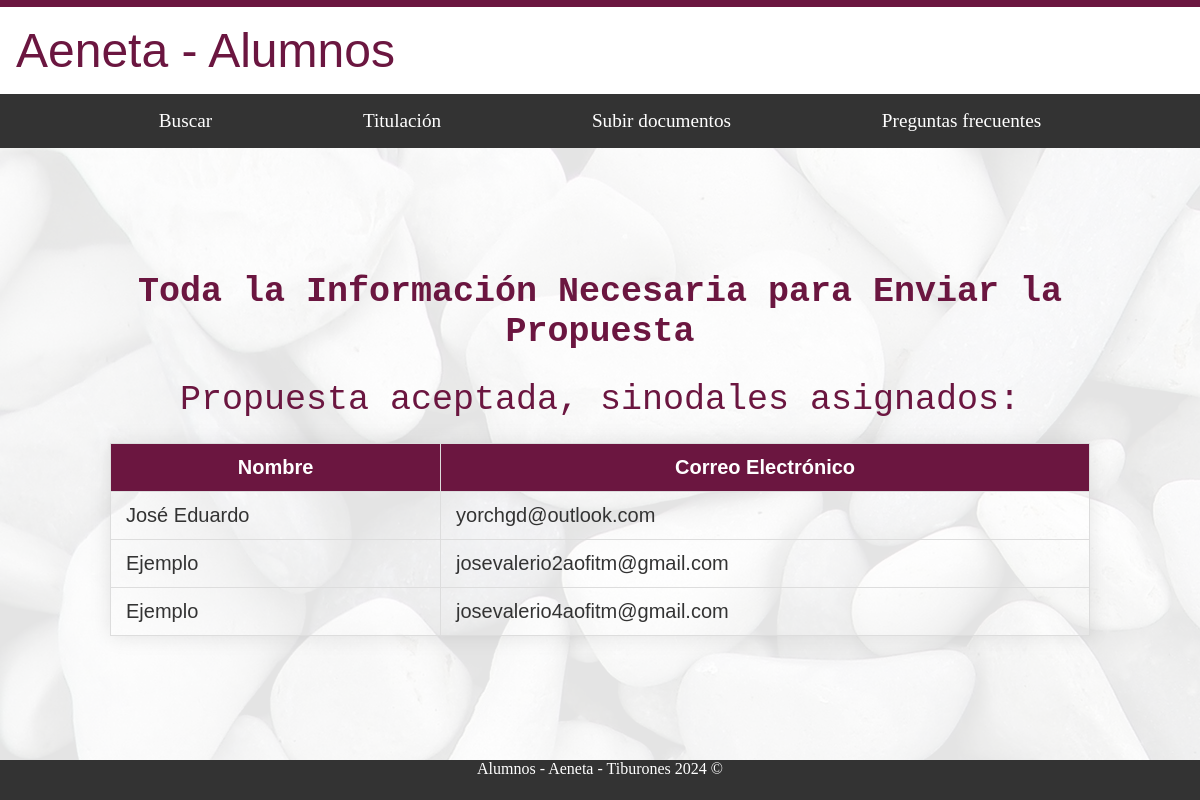
The app's page /alumnos/proceso_titulacion/enviar_propuesta/ (signed in) with its own data.
### alumnos/models.py (models this page shows, shortened)
class SinodalAsignado(models.Model):
    propuesta = models.ForeignKey('DocumentoPropuestaAlumno', on_delete=models.CASCADE)
    sinodal = models.ForeignKey('usuarios.CustomUser', on_delete=models.CASCADE)
    rol = models.CharField(max_length=100)

### usuarios/models.py (models this page shows)
class CustomUser(AbstractUser):
    nombre = models.CharField(max_length=100)
    apellido = models.CharField(max_length=100)
    correo_electronico = models.EmailField(unique=True)
    is_administrador = models.BooleanField(default=False)
    is_alumno = models.BooleanField(default=False)
    is_docente = models.BooleanField(default=False)
    matricula = models.CharField(max_length=20, blank=True, null=True)
    programa_academico = models.CharField(max_length=100, blank=True, null=True)
    estatus = models.CharField(max_length=20, choices=[('activo', 'Activo'), ('egresado', 'Egresado')], blank=True, null=True)
    especialidad = models.CharField(max_length=100, blank=True, null=True)
    departamento_docente = models.CharField(max_length=100, blank=True, null=True)
    cargo = models.CharField(max_length=100, blank=True, null=True)
    departamento_admin = models.CharField(max_length=100, blank=True, null=True)

### alumnos/views.py (the view, shortened to what this page needs)
# urls.py: path('proceso_titulacion/enviar_propuesta/', AlumnosProcesoTitulacionEnvPropuesta.as_view(), name='enviar_propuesta'),
class AlumnosProcesoTitulacionEnvPropuesta(TemplateView):
    template_name = 'alumnos/proceso_titulacion/enviar_propuesta.html'
    def get(self, request, *args, **kwargs):
        documento = DocumentoPropuestaAlumno.objects.filter(alumno=request.user).first()
        form = DocumentoPropuestaAlumnoForm(instance=documento) if documento else DocumentoPropuestaAlumnoForm()
        revisar_propuesta = RevisarPropuesta.objects.filter(documento_alumno=documento).first() if documento else None
        sinodales = SinodalAsignado.objects.filter(propuesta=documento) if documento and documento.sinodales else []
        return self.render_to_response({
            'form': form,
            'documento': documento,
            'revisar_propuesta': revisar_propuesta,
            'sinodales': sinodales
        })

### alumnos/templates/alumnos/proceso_titulacion/enviar_propuesta.html (shortened to what this page needs)
{% extends "base_generic_alumnos.html" %}
{% block content %}
<div id="fondo">
  <div class="contenedor_principal letra_texto">
    <h1 class="letra_titulos">Toda la Información Necesaria para Enviar la Propuesta</h1>
    {% if documento %}
      {% if revisar_propuesta and revisar_propuesta.aceptado %}
        {% if documento.sinodales %}
          <p class="letra_titulos">Propuesta aceptada, sinodales asignados:</p>
          <table>
            <thead>
              <tr>
                <th>Nombre</th>
                <th>Correo Electrónico</th>
              </tr>
            </thead>
            <tbody>
              {% for sinodal in sinodales %}
                <tr>
                  <td>{{ sinodal.sinodal.nombre }}</td>
                  <td>{{ sinodal.sinodal.correo_electronico }}</td>
                </tr>
              {% endfor %}
            </tbody>
          </table>
        {% else %}
          <p>Propuesta aceptada</p>
          <p>En espera de asignación de sinodales.</p>
        {% endif %}
      {% else %}
        <form method="post" id="formulario-propuesta">
          {% csrf_token %}
          {{ form.as_p }}
          <button type="submit" class="dropbtn_base">Enviar Propuesta</button>
        </form>
      {% endif %}
    {% else %}
      <form method="post" id="formulario-propuesta">
        {% csrf_token %}
        {{ form.as_p }}
        <button type="submit" class="dropbtn_base">Enviar Propuesta</button>
      </form>
    {% endif %}
  </div>
</div>
{% endblock %}

### alumnos/static/styles/base_alumnos.css (style rules this page uses)
html { margin: 0; padding: 0; overflow-x: hidden; box-sizing: border-box; }
.header-flex-container, #fondo, footer { width: 100%; max-width: 100%; box-sizing: border-box; }
body { margin: 0; padding: 0; min-height: 100vh; display: flex; flex-direction: column; }
.header-flex-container, #fondo, footer { width: 100%; }
#fondo { position: relative; flex: 1; display: flex; flex-direction: column; justify-content: center; }
#fondo::before { content: ''; background-image: url('/static/image_alumnos/fondo_alumnos.jpg'); opacity: 0.1; top: 0; left: 0; bottom: 0; right: 0; position: absolute; z-index: -1; }
.contenedor_principal { position: relative; margin: auto; width: 85%; z-index: 2; padding: 10px; overflow: hidden; }
.letra_titulos { font-family: monospace; color: #6b1640; font-size: 35px; text-align: center; }
.letra_texto { font-family: sans-serif; color: black; font-size: 20px; text-align: justify; }

### alumnos/static/styles/estatus_titulacion.css (style rules this page uses)
*, *::before, *::after { margin: 0; padding: 0; box-sizing: border-box; }

### alumnos/static/styles/subir_documento.css (style rules this page uses)
.contenedor_principal { position: relative; margin: auto; width: 85%; z-index: 2; padding: 10px; }
.letra_titulos { font-family: monospace; color: #6b1640; font-size: 35px; text-align: center; }
.letra_texto { font-family: sans-serif; color: black; font-size: 20px; text-align: justify; }

### alumnos/static/styles/busqueda_simple_alumno.css (style rules this page uses)
* { box-sizing: border-box; }

### alumnos/static/styles/calendario_titulacion_alumnos.css (style rules this page uses)
h1 { text-align: center; color: #333; }
table { width: 100%; border-collapse: collapse; box-shadow: 0 0 20px rgba(0,0,0,0.1); }
th, td { padding: 12px 15px; border: 1px solid #ddd; text-align: justify; }
th { background-color: #6b1640; color: #ffffff; }
th { text-align: center; }
td { text-align:left; color: #333; }

### alumnos/static/styles/ver_trabajo_alumno.css (style rules this page uses)
.contenedor_principal { padding: 20px; }
.letra_titulos { margin-bottom: 20px; }
.contenedor_principal p { margin-bottom: 15px; line-height: 1.6; }

### records on screen
SinodalAsignado: sinodal.nombre "José Eduardo", sinodal.correo_electronico "yorchgd@outlook.com"
SinodalAsignado: sinodal.nombre "Ejemplo", sinodal.correo_electronico "josevalerio2aofitm@gmail.com"
SinodalAsignado: sinodal.nombre "Ejemplo", sinodal.correo_electronico "josevalerio4aofitm@gmail.com"
